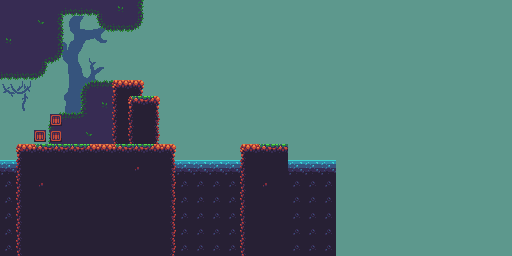

This game map was drawn from its Tiled (.tmx) file and the tilesets committed beside it. A one-line description and the full map source follow:
An orthogonal 32x16 tile map with 16x16 px tiles, 5 tile layers (background0, background1, forground0, forground1, ...).

<map version="1.5" tiledversion="1.5.0" orientation="orthogonal" renderorder="right-down" width="32" height="16" tilewidth="16" tileheight="16" infinite="0" backgroundcolor="#5d988d" nextlayerid="6" nextobjectid="1">
 <tileset firstgid="1" source="sheet.tsx" />
 <layer id="4" name="background0" width="32" height="16">
  <data encoding="csv">
0,0,0,0,0,0,0,0,0,0,0,0,0,0,0,0,0,0,0,0,0,0,0,0,0,0,0,0,0,0,0,0,
0,0,0,3,4,5,6,7,0,0,0,0,0,0,0,0,0,0,0,0,0,0,0,0,0,0,0,0,0,0,0,0,
0,0,0,20,21,22,23,24,0,0,0,0,0,0,0,0,0,0,0,0,0,0,0,0,0,0,0,0,0,0,0,0,
0,0,0,37,38,39,40,41,0,0,0,0,0,0,0,0,0,0,0,0,0,0,0,0,0,0,0,0,0,0,0,0,
0,0,0,54,55,56,57,58,0,0,0,0,0,0,0,0,0,0,0,0,0,0,0,0,0,0,0,0,0,0,0,0,
1,2,0,71,72,73,74,75,0,0,0,0,0,0,0,0,0,0,0,0,0,0,0,0,0,0,0,0,0,0,0,0,
18,19,0,88,89,90,91,92,0,0,0,0,0,0,0,0,0,0,0,0,0,0,0,0,0,0,0,0,0,0,0,0,
0,0,0,105,106,107,108,109,0,0,0,0,0,0,0,0,0,0,0,0,0,0,0,0,0,0,0,0,0,0,0,0,
0,0,0,122,123,124,125,126,0,0,0,0,0,0,0,0,0,0,0,0,0,0,0,0,0,0,0,0,0,0,0,0,
0,0,0,0,0,0,0,0,0,0,0,0,0,0,0,0,0,0,0,0,0,0,0,0,0,0,0,0,0,0,0,0,
0,0,0,0,0,0,0,0,0,0,0,0,0,0,0,0,0,0,0,0,0,0,0,0,0,0,0,0,0,0,0,0,
0,0,0,0,0,0,0,0,0,0,0,0,0,0,0,0,0,0,0,0,0,0,0,0,0,0,0,0,0,0,0,0,
0,0,0,0,0,0,0,0,0,0,0,0,0,0,0,0,0,0,0,0,0,0,0,0,0,0,0,0,0,0,0,0,
0,0,0,0,0,0,0,0,0,0,0,0,0,0,0,0,0,0,0,0,0,0,0,0,0,0,0,0,0,0,0,0,
0,0,0,0,0,0,0,0,0,0,0,0,0,0,0,0,0,0,0,0,0,0,0,0,0,0,0,0,0,0,0,0,
0,0,0,0,0,0,0,0,0,0,0,0,0,0,0,0,0,0,0,0,0,0,0,0,0,0,0,0,0,0,0,0
</data>
 </layer>
 <layer id="1" name="background1" width="32" height="16">
  <data encoding="csv">
98,98,98,78,115,115,79,113,99,0,0,0,0,0,0,0,0,0,0,0,0,0,0,0,0,0,0,0,0,0,0,0,
98,98,112,99,0,0,114,115,116,0,0,0,0,0,0,0,0,0,0,0,0,0,0,0,0,0,0,0,0,0,0,0,
113,98,98,99,0,0,0,0,0,0,0,0,0,0,0,0,0,0,0,0,0,0,0,0,0,0,0,0,0,0,0,0,
98,98,78,116,0,0,0,0,0,0,0,0,0,0,0,0,0,0,0,0,0,0,0,0,0,0,0,0,0,0,0,0,
115,115,116,0,0,0,0,0,0,0,0,0,0,0,0,0,0,0,0,0,0,0,0,0,0,0,0,0,0,0,0,0,
0,0,0,0,0,80,81,82,0,0,0,0,0,0,0,0,0,0,0,0,0,0,0,0,0,0,0,0,0,0,0,0,
0,0,0,0,0,97,113,99,0,0,0,0,0,0,0,0,0,0,0,0,0,0,0,0,0,0,0,0,0,0,0,0,
0,0,0,80,81,96,98,99,0,0,0,0,0,0,0,0,0,0,0,0,0,0,0,0,0,0,0,0,0,0,0,0,
0,0,0,97,98,112,98,99,0,0,0,0,0,0,0,0,0,0,0,0,0,0,0,0,0,0,0,0,0,0,0,0,
0,0,0,97,98,98,98,99,0,0,0,0,0,0,0,0,0,0,0,0,0,0,0,0,0,0,0,0,0,0,0,0,
0,0,0,97,98,98,98,99,0,0,0,0,0,0,0,0,0,0,0,0,0,0,0,0,0,0,0,0,0,0,0,0,
0,0,0,97,98,98,98,99,0,0,0,0,0,0,0,0,0,0,0,0,0,0,0,0,0,0,0,0,0,0,0,0,
0,0,0,97,98,98,98,99,0,0,0,0,0,0,0,0,0,0,0,0,0,0,0,0,0,0,0,0,0,0,0,0,
0,0,0,97,98,98,98,99,0,0,0,0,0,0,0,0,0,0,0,0,0,0,0,0,0,0,0,0,0,0,0,0,
0,0,0,97,98,98,98,99,0,0,0,0,0,0,0,0,0,0,0,0,0,0,0,0,0,0,0,0,0,0,0,0,
0,0,0,97,98,98,98,99,0,0,0,0,0,0,0,0,0,0,0,0,0,0,0,0,0,0,0,0,0,0,0,0
</data>
 </layer>
 <layer id="2" name="forground0" width="32" height="16">
  <data encoding="csv">
0,0,0,0,0,0,0,0,0,0,0,0,0,0,0,0,0,0,0,0,0,0,0,0,0,0,0,0,0,0,0,0,
0,0,0,0,0,0,0,0,0,0,0,0,0,0,0,0,0,0,0,0,0,0,0,0,0,0,0,0,0,0,0,0,
0,0,0,0,0,0,0,0,0,0,0,0,0,0,0,0,0,0,0,0,0,0,0,0,0,0,0,0,0,0,0,0,
0,0,0,0,0,0,0,0,0,0,0,0,0,0,0,0,0,0,0,0,0,0,0,0,0,0,0,0,0,0,0,0,
0,0,0,0,0,0,0,0,0,0,0,0,0,0,0,0,0,0,0,0,0,0,0,0,0,0,0,0,0,0,0,0,
0,0,0,0,0,0,0,11,13,0,0,0,0,0,0,0,0,0,0,0,0,0,0,0,0,0,0,0,0,0,0,0,
0,0,0,0,0,0,0,28,30,0,0,0,0,0,0,0,0,0,0,0,0,0,0,0,0,0,0,0,0,0,0,0,
0,0,0,0,0,0,0,28,30,0,0,0,0,0,0,0,0,0,0,0,0,0,0,0,0,0,0,0,0,0,0,0,
0,0,0,0,0,0,0,28,30,0,0,0,0,0,0,0,0,0,0,0,0,0,0,0,0,0,0,0,0,0,0,0,
0,0,0,0,0,0,0,28,30,0,0,0,0,0,0,0,0,0,0,0,0,0,0,0,0,0,0,0,0,0,0,0,
94,94,94,94,94,94,94,94,94,94,94,94,94,94,94,94,94,94,94,94,94,0,0,0,0,0,0,0,0,0,0,0,
111,111,111,111,111,111,111,111,111,111,111,111,111,111,111,111,111,111,111,111,111,0,0,0,0,0,0,0,0,0,0,0,
111,111,111,111,111,111,111,111,111,111,111,111,111,111,111,111,111,111,111,111,111,0,0,0,0,0,0,0,0,0,0,0,
111,111,111,111,111,111,111,111,111,111,111,111,111,111,111,111,111,111,111,111,111,0,0,0,0,0,0,0,0,0,0,0,
111,111,111,111,111,111,111,111,111,111,111,111,111,111,111,111,111,111,111,111,111,0,0,0,0,0,0,0,0,0,0,0,
111,111,111,111,111,111,111,111,111,111,111,111,111,111,111,111,111,111,111,111,111,0,0,0,0,0,0,0,0,0,0,0
</data>
 </layer>
 <layer id="3" name="forground1" width="32" height="16">
  <data encoding="csv">
0,0,0,0,0,0,0,0,0,0,0,0,0,0,0,0,0,0,0,0,0,0,0,0,0,0,0,0,0,0,0,0,
0,0,0,0,0,0,0,0,0,0,0,0,0,0,0,0,0,0,0,0,0,0,0,0,0,0,0,0,0,0,0,0,
0,0,0,0,0,0,0,0,0,0,0,0,0,0,0,0,0,0,0,0,0,0,0,0,0,0,0,0,0,0,0,0,
0,0,0,0,0,0,0,0,0,0,0,0,0,0,0,0,0,0,0,0,0,0,0,0,0,0,0,0,0,0,0,0,
0,0,0,0,0,0,0,0,0,0,0,0,0,0,0,0,0,0,0,0,0,0,0,0,0,0,0,0,0,0,0,0,
0,0,0,0,0,0,0,0,0,0,0,0,0,0,0,0,0,0,0,0,0,0,0,0,0,0,0,0,0,0,0,0,
0,0,0,0,0,0,0,0,26,27,0,0,0,0,0,0,0,0,0,0,0,0,0,0,0,0,0,0,0,0,0,0,
0,0,0,0,0,0,0,0,28,30,0,0,0,0,0,0,0,0,0,0,0,0,0,0,0,0,0,0,0,0,0,0,
0,0,0,0,0,0,0,0,28,30,0,0,0,0,0,0,0,0,0,0,0,0,0,0,0,0,0,0,0,0,0,0,
0,0,0,0,0,0,0,0,28,30,0,0,0,0,0,0,0,0,0,0,0,0,0,0,0,0,0,0,0,0,0,0,
0,0,0,0,0,0,0,0,28,30,0,0,0,0,0,0,0,0,0,0,0,0,0,0,0,0,0,0,0,0,0,0,
0,0,0,0,0,0,0,0,28,30,0,0,0,0,0,0,0,0,0,0,0,0,0,0,0,0,0,0,0,0,0,0,
0,0,0,0,0,0,0,0,28,30,0,0,0,0,0,0,0,0,0,0,0,0,0,0,0,0,0,0,0,0,0,0,
0,0,0,0,0,0,0,0,28,30,0,0,0,0,0,0,0,0,0,0,0,0,0,0,0,0,0,0,0,0,0,0,
0,0,0,0,0,0,0,0,28,30,0,0,0,0,0,0,0,0,0,0,0,0,0,0,0,0,0,0,0,0,0,0,
0,0,0,0,0,0,0,0,28,30,0,0,0,0,0,0,0,0,0,0,0,0,0,0,0,0,0,0,0,0,0,0
</data>
 </layer>
 <layer id="5" name="forground2" width="32" height="16">
  <data encoding="csv">
0,0,0,0,0,0,0,0,0,0,0,0,0,0,0,0,0,0,0,0,0,0,0,0,0,0,0,0,0,0,0,0,
0,0,0,0,0,0,0,0,0,0,0,0,0,0,0,0,0,0,0,0,0,0,0,0,0,0,0,0,0,0,0,0,
0,0,0,0,0,0,0,0,0,0,0,0,0,0,0,0,0,0,0,0,0,0,0,0,0,0,0,0,0,0,0,0,
0,0,0,0,0,0,0,0,0,0,0,0,0,0,0,0,0,0,0,0,0,0,0,0,0,0,0,0,0,0,0,0,
0,0,0,0,0,0,0,0,0,0,0,0,0,0,0,0,0,0,0,0,0,0,0,0,0,0,0,0,0,0,0,0,
0,0,0,0,0,0,0,0,0,0,0,0,0,0,0,0,0,0,0,0,0,0,0,0,0,0,0,0,0,0,0,0,
0,0,0,0,0,0,0,0,0,0,0,0,0,0,0,0,0,0,0,0,0,0,0,0,0,0,0,0,0,0,0,0,
0,0,0,77,0,0,0,0,0,0,0,0,0,0,0,0,0,0,0,0,0,0,0,0,0,0,0,0,0,0,0,0,
0,0,77,77,0,0,0,0,0,0,0,0,0,0,0,0,0,0,0,0,0,0,0,0,0,0,0,0,0,0,0,0,
0,11,8,9,9,10,12,8,9,10,13,0,0,0,0,11,8,9,0,0,0,0,0,0,0,0,0,0,0,0,0,0,
0,28,29,29,29,29,29,29,25,29,30,0,0,0,0,28,29,29,0,0,0,0,0,0,0,0,0,0,0,0,0,0,
0,28,25,29,29,29,29,29,29,29,30,0,0,0,0,28,25,29,0,0,0,0,0,0,0,0,0,0,0,0,0,0,
0,28,29,29,29,29,29,29,29,29,30,0,0,0,0,28,29,29,0,0,0,0,0,0,0,0,0,0,0,0,0,0,
0,28,29,29,29,29,29,29,29,29,30,0,0,0,0,28,29,29,0,0,0,0,0,0,0,0,0,0,0,0,0,0,
0,28,29,29,29,29,29,29,29,29,30,0,0,0,0,28,29,29,0,0,0,0,0,0,0,0,0,0,0,0,0,0,
0,28,29,29,29,29,29,29,29,29,30,0,0,0,0,28,29,29,0,0,0,0,0,0,0,0,0,0,0,0,0,0
</data>
 </layer>
</map>
